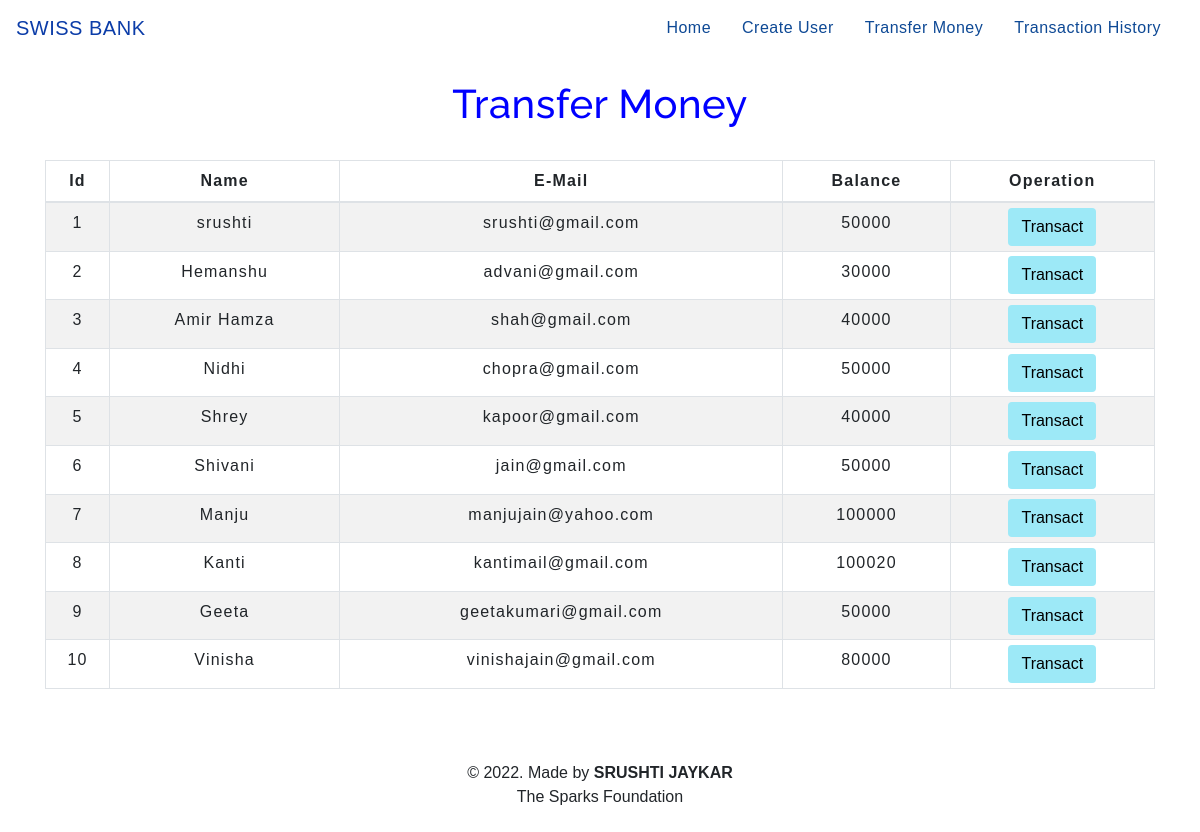
The app's page /transfermoney.php with its own data.
### tables this page shows
CREATE TABLE `users` (
  `id` int(3) NOT NULL,
  `name` text NOT NULL,
  `email` varchar(30) NOT NULL,
  `balance` int(8) NOT NULL
);

### transfermoney.php (the view, shortened to what this page needs)
<!DOCTYPE html>
<html lang="en">
<head>
    <link rel="stylesheet" href="https://maxcdn.bootstrapcdn.com/bootstrap/4.0.0/css/bootstrap.min.css">
    <link rel="stylesheet" type="text/css" href="css/table.css">
    <link rel="stylesheet" type="text/css" href="css/navbar.css">
</head>
<body>
<?php
    include 'config.php';
    $sql = "SELECT * FROM users";
    $result = mysqli_query($conn,$sql);
?>
<?php
  include 'navbar.php';
?>
<div class="container">
        <h2 class="text-center pt-4">Transfer Money</h2>
        <br>
            <div class="row">
                <div class="col">
                    <div class="table-responsive-sm">
                    <table class="table table-hover table-sm table-striped table-condensed table-bordered">
                        <thead>
                            <tr>
                            <th scope="col" class="text-center py-2">Id</th>
                            <th scope="col" class="text-center py-2">Name</th>
                            <th scope="col" class="text-center py-2">E-Mail</th>
                            <th scope="col" class="text-center py-2">Balance</th>
                            <th scope="col" class="text-center py-2">Operation</th>
                            </tr>
                        </thead>
                        <tbody>
                <?php
                    while($rows=mysqli_fetch_assoc($result)){
                ?>
                    <tr>
                        <td class="py-2"><?php echo $rows['id'] ?></td>
                        <td class="py-2"><?php echo $rows['name']?></td>
                        <td class="py-2"><?php echo $rows['email']?></td>
                        <td class="py-2"><?php echo $rows['balance']?></td>
                        <td><a href="selecteduserdetail.php?id= <?php echo $rows['id'] ;?>"> <button type="button" class="btn">Transact</button></a></td>
                    </tr>
                <?php
                    }
                ?>
                        </tbody>
                    </table>
                    </div>
                </div>
            </div>
			<footer class="text-center mt-5 py-2">
        <p>&copy 2022. Made by <b>SRUSHTI JAYKAR</b> <br> The Sparks Foundation</p>
      </footer>
         </div>
</body>
</html>

### navbar.php (shortened to what this page needs)
<nav class="navbar navbar-expand ">
<a class="navbar-brand" href="index.php">SWISS BANK</a>
<div class="collapse navbar-collapse" id="collapsibleNavbar">
      <ul class="navbar-nav ml-auto">
        <li class="nav-item">
          <a class="nav-link" href="index.php">Home</a>
        </li>
        <li class="nav-item">
          <a class="nav-link" href="createuser.php">Create User</a>
        </li>
        <li class="nav-item">
          <a class="nav-link" href="transfermoney.php">Transfer Money</a>
        </li>
        <li class="nav-item">
          <a class="nav-link" href="transactionhistory.php">Transaction History</a>
        </li>
    </div>
 </nav>

### css/table.css (style rules this page uses)
* { padding: 0; margin: 0; box-sizing: border-box; font-family: sans-serif; }
h2 { color: black; font-size: 40px; }
table { letter-spacing: 1.2px; }
td { text-align: center; }
button { border:none; background: #9de9f7; transition: 1s; }
.pt-4 { color: blue; }

### css/navbar.css (style rules this page uses)
.nav-link { margin-right: 15px; color:hsl(214, 83%, 32%); letter-spacing: 0.5px; transition: 0.5s; }
.navbar-brand { color: hsl(221, 88%, 35%); letter-spacing: 0.5px; }
h2 { color: #5b25b3; letter-spacing: 0.5px; font-family: raleway; }
.pt-4 { color: blue; }

### transfermoney.php (style rules this page uses)
button { transition: 1.5s; }

### records on screen
users: id "1", name "srushti", email "srushti@gmail.com", balance "50000"
users: id "2", name "Hemanshu", email "advani@gmail.com", balance "30000"
users: id "3", name "Amir Hamza", email "shah@gmail.com", balance "40000"
users: id "4", name "Nidhi", email "chopra@gmail.com", balance "50000"
users: id "5", name "Shrey", email "kapoor@gmail.com", balance "40000"
users: id "6", name "Shivani", email "jain@gmail.com", balance "50000"
users: id "7", name "Manju", email "manjujain@yahoo.com", balance "100000"
users: id "8", name "Kanti", email "kantimail@gmail.com", balance "100020"
users: id "9", name "Geeta", email "geetakumari@gmail.com", balance "50000"
users: id "10", name "Vinisha", email "vinishajain@gmail.com", balance "80000"
